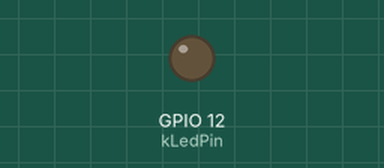
This program was run on a simulated ESP32-C3. Shown: output pins drawn as LEDs (lit = HIGH). WiFi joins after 1.5 s; servers stay silent unless stated; what the program prints to the serial monitor is not drawn.

Above: at 0.1 s.
At 1.7 s:
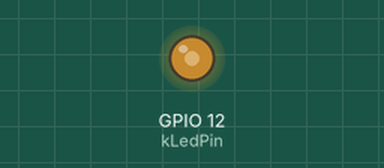
Timing chart, 0 to 3.2 s (numbered marks = the images above):
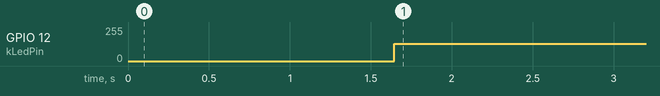

Measured:
- by itself, GPIO 12 (kLedPin): 0/255 → 131/255 at 1.6 s

The program:

main.cpp
```cpp
#include <Arduino.h>

#include "ota_manager.h"
#include "sos.h"
#include "wifi_manager.h"

namespace {
constexpr uint8_t kLedPin = 12;

SosController sos(kLedPin);
WifiManagerService wifi;
OtaManager ota;
}  // namespace

void setup() {
  Serial.begin(115200);
  delay(100);

  sos.begin();
  sos.setEnabled(true);

  wifi.begin();
  ota.begin("coreesp32c3-sos");
}

void loop() {
  wifi.maintainConnection();
  ota.handle();

  sos.setPaused(ota.isUpdating());
  if (sos.update()) {
    Serial.println("SOS");
  }
}
```

ota_manager.cpp
```cpp
#include "ota_manager.h"

#include <ArduinoOTA.h>

void OtaManager::begin(const char *hostname) {
  ArduinoOTA.setHostname(hostname);

  ArduinoOTA.onStart([this]() {
    updating_ = true;
    Serial.println("OTA start");
  });

  ArduinoOTA.onEnd([this]() {
    updating_ = false;
    Serial.println("OTA end");
  });

  ArduinoOTA.onError([this](ota_error_t error) {
    updating_ = false;
    Serial.print("OTA error: ");
    Serial.println(static_cast<int>(error));
  });

  ArduinoOTA.begin();
  Serial.println("OTA ready");
}

void OtaManager::handle() {
  ArduinoOTA.handle();
}

bool OtaManager::isUpdating() const {
  return updating_;
}
```

ota_manager.h
```cpp
#pragma once

class OtaManager {
 public:
  void begin(const char *hostname);
  void handle();
  bool isUpdating() const;

 private:
  bool updating_ = false;
};
```

sos.cpp
```cpp
#include "sos.h"

SosController::SosController(uint8_t ledPin) : ledPin_(ledPin) {}

void SosController::begin() {
  pinMode(ledPin_, OUTPUT);
  forceLedOff();
  stepIndex_ = 0;
  nextStepAtMs_ = millis();
}

void SosController::setEnabled(bool enabled) {
  enabled_ = enabled;
  if (!enabled_) {
    forceLedOff();
  } else {
    stepIndex_ = 0;
    nextStepAtMs_ = millis();
  }
}

void SosController::setPaused(bool paused) {
  paused_ = paused;
  if (paused_) {
    forceLedOff();
  } else {
    nextStepAtMs_ = millis();
  }
}

bool SosController::update() {
  if (!enabled_ || paused_) {
    return false;
  }

  const uint32_t now = millis();
  if (now < nextStepAtMs_) {
    return false;
  }

  const Step &step = kPattern[stepIndex_];
  digitalWrite(ledPin_, step.ledOn ? HIGH : LOW);
  nextStepAtMs_ = now + (step.durationUnits * kUnitMs);

  stepIndex_++;
  if (stepIndex_ >= (sizeof(kPattern) / sizeof(kPattern[0]))) {
    stepIndex_ = 0;
    return true;
  }

  return false;
}

void SosController::forceLedOff() {
  digitalWrite(ledPin_, LOW);
}
```

sos.h
```cpp
#pragma once

#include <Arduino.h>

class SosController {
 public:
  explicit SosController(uint8_t ledPin);

  void begin();
  void setEnabled(bool enabled);
  void setPaused(bool paused);
  bool update();

 private:
  struct Step {
    bool ledOn;
    uint16_t durationUnits;
  };

  static constexpr uint16_t kUnitMs = 200;
  static constexpr Step kPattern[] = {
      {true, 1}, {false, 1}, {true, 1}, {false, 1}, {true, 1}, {false, 3},
      {true, 3}, {false, 1}, {true, 3}, {false, 1}, {true, 3}, {false, 3},
      {true, 1}, {false, 1}, {true, 1}, {false, 1}, {true, 1}, {false, 7},
  };

  uint8_t ledPin_;
  bool enabled_ = true;
  bool paused_ = false;
  size_t stepIndex_ = 0;
  uint32_t nextStepAtMs_ = 0;

  void forceLedOff();
};
```

wifi_manager.cpp
```cpp
#include "wifi_manager.h"

#include <WiFi.h>
#include <WiFiManager.h>

bool WifiManagerService::begin() {
  WiFi.mode(WIFI_STA);

  WiFiManager wm;
  wm.setConfigPortalTimeout(180);

  const bool connected = wm.autoConnect("ESP32C3-SOS-Setup");
  if (connected) {
    Serial.print("Wi-Fi connected: ");
    Serial.println(WiFi.localIP());
  } else {
    Serial.println("Wi-Fi setup skipped or failed. Running offline.");
  }

  return connected;
}

void WifiManagerService::maintainConnection() {
  const uint32_t now = millis();
  if (now - lastRetryAtMs_ < kRetryIntervalMs) {
    return;
  }

  lastRetryAtMs_ = now;

  if (WiFi.status() != WL_CONNECTED) {
    Serial.println("Wi-Fi disconnected, retrying...");
    WiFi.reconnect();
  }
}
```

wifi_manager.h
```cpp
#pragma once

#include <Arduino.h>

class WifiManagerService {
 public:
  bool begin();
  void maintainConnection();

 private:
  uint32_t lastRetryAtMs_ = 0;
  static constexpr uint32_t kRetryIntervalMs = 5000;
};
```
